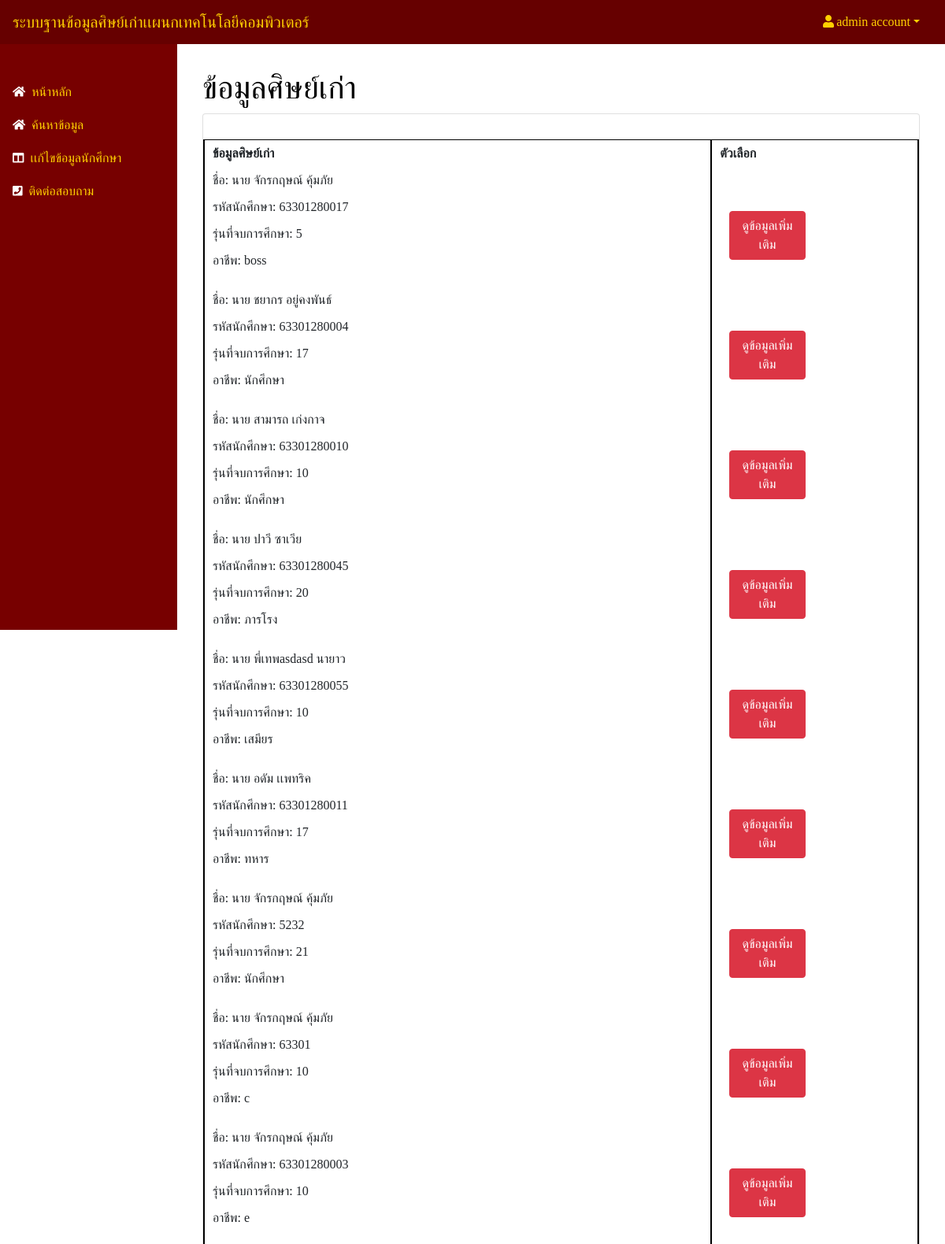
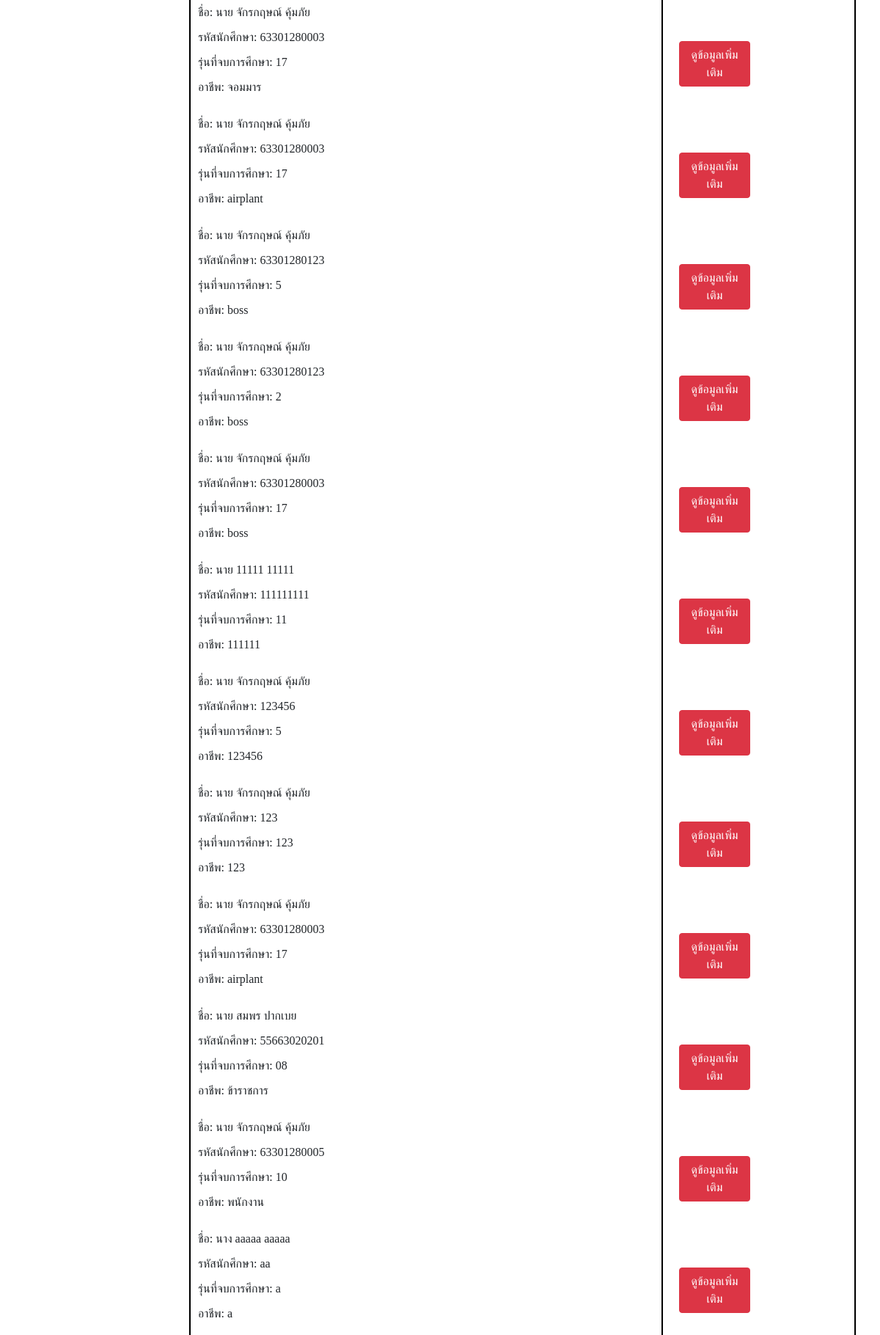
The app's page /admin.php (signed in, upper part) with its own data (2 pictures, top to bottom).
### tables this page shows
CREATE TABLE `usersfew` (
  `id` int(10) NOT NULL,
  `username` varchar(255) NOT NULL,
  `password` varchar(255) NOT NULL,
  `email` varchar(255) NOT NULL,
  `std_id` varchar(255) NOT NULL,
  `titlename` varchar(255) NOT NULL,
  `firstname` varchar(255) NOT NULL,
  `lastname` varchar(255) NOT NULL,
  `address` varchar(255) NOT NULL,
  `gen` varchar(255) NOT NULL,
  `job` varchar(255) NOT NULL,
  `img` varchar(255) NOT NULL,
  `birthday` varchar(255) NOT NULL,
  `age` int(10) NOT NULL,
  `urole` varchar(255) NOT NULL,
  `create_at` timestamp NOT NULL DEFAULT current_timestamp()
);

### admin.php (the view, shortened to what this page needs)
<?php
    require_once 'config/db.php';
?>
<!DOCTYPE html>
<html lang="en">
    <head>
        <link href="https://cdn.jsdelivr.net/npm/simple-datatables@latest/dist/style.css" rel="stylesheet" />
        <link href="styleuserlogin.css" rel="stylesheet" />
        <link rel="stylesheet" href="https://cdn.datatables.net/1.11.4/css/jquery.dataTables.min.css">
    </head>
    <body class="sb-nav-fixed">
        <?php
            if (isset($_SESSION['admin_login'])) {
                $admin_id = $_SESSION['admin_login'];
                $stmt = $conn->query("SELECT * FROM usersfew WHERE id = $admin_id");
                $stmt->execute();
                $row = $stmt->fetch(PDO::FETCH_ASSOC);
            }
        ?>
        <nav class="sb-topnav navbar navbar-expand sb-sidenav-light1">
            <a class="navbar-brand ps-3" href="">ระบบฐานข้อมูลศิษย์เก่าเเผนกเทคโนโลยีคอมพิวเตอร์</a>
            <ul class="navbar-nav ms-auto ms-md-0 me-3 me-lg-4">
                <li class="nav-item dropdown">
                    <a class="nav-link dropdown-toggle" id="navbarDropdown" href="#" role="button" data-bs-toggle="dropdown" aria-expanded="false"><i class="fas fa-user fa-fw"></i><?php echo $row['firstname'] .' '. $row['lastname'] ?></a>
                </li>
            </ul>
        </nav>
        <div id="layoutSidenav">
            <div id="layoutSidenav_nav">
                <nav class="sb-sidenav accordion sb-sidenav-light" id="sidenavAccordion">
                    <div class="sb-sidenav-menu">
                        <div class="nav">
                            <div class="sb-sidenav-menu-heading"></div>
                            <a class="nav-link" href="admin.php">
                                <div class="sb-nav-link-icon"><i class="fa fa-home"></i></div>
                                หน้าหลัก
                            </a>
                            <a class="nav-link" href="searchadmin.php">
                                <div class="sb-nav-link-icon"><i class="fa fa-home"></i></div>
                                ค้นหาข้อมูล
                            </a>
                            <a class="nav-link" href="editadmin.php">
                                <div class="sb-nav-link-icon"><i class="fas fa-columns"></i></div>
                                เเก้ไขข้อมูลนักศึกษา
                            </a>
                            <a class="nav-link" href="https://web.facebook.com/Softwarelopburi/">
                                <div class="sb-nav-link-icon"><i class="fa fa-phone-square"></i></div>
                                ติดต่อสอบถาม
                            </a>
                        </div>
                    </div>
                </nav>
            </div>
            <div id="layoutSidenav_content">
                <main>
                    <form action="">
                    <div class="container-fluid px-4">
                        <h1 class="mt-4">ข้อมูลศิษย์เก่า</h1>
                        <div class="card mb-4">
                            <table id="myTable" class="table table-hover table-bordered">
                            <div class="card-body">
                                <th>ข้อมูลศิษย์เก่า</th>
                                <th>ตัวเลือก</th>
                                <?php
                                    $stmt = $conn->query("SELECT * FROM usersfew WHERE id > '1'");
                                    $stmt->execute();
                                    $users = $stmt->fetchAll();
                                    foreach($users as $user) {
                                ?>
                                    <tr>
                                        <td width="400px">
                                        <p>ชื่อ:  <?php echo $user['titlename'] . ' ' . $user['firstname']. ' ' . $user['lastname']?><br></p>
                                        <p>รหัสนักศึกษา: <?php echo $user['std_id'] ?><br></p>
                                        <p>รุ่นที่จบการศึกษา: <?php echo $user['gen'] ?><br></p>
                                        <p>อาชีพ: <?php echo $user['job'] ?></p>
                                            <td width="150px">
                                            <div class="container mt-5">
                                                    <div class="row">
                                                        <div class="col-md-6 d-flex justify-content-end">
                                                            <a href="more.php?id=<?php echo $user['id']; ?>" class="btn btn-danger">ดูข้อมูลเพิ่มเติม</a>
                                                        </div>
                                                    </div>
                                                </td>
                                            </tr>
                                <?php
                                    }
                                ?>
                                </div>
                                </form>
                            </div>
                        </div>
    </body>
</html>

### records on screen
usersfew: firstname "admin", lastname "account"
usersfew: titlename "นาย", firstname "จักรกฤษณ์", lastname "คุ้มภัย", std "63301280017", gen "5", job "boss"
usersfew: titlename "นาย", firstname "ชยากร", lastname "อยู่คงพันธ์", std "63301280004", gen "17", job "นักศึกษา"
usersfew: titlename "นาย", firstname "สามารถ", lastname "เก่งกาจ", std "63301280010", gen "10", job "นักศึกษา"
usersfew: titlename "นาย", firstname "ปาวี", lastname "ซาเวีย", std "63301280045", gen "20", job "ภารโรง"
usersfew: titlename "นาย", firstname "พี่เทพasdasd", lastname "นายาว", std "63301280055", gen "10", job "เสมียร"
usersfew: titlename "นาย", firstname "อดัม", lastname "เเพทริค", std "63301280011", gen "17", job "ทหาร"
usersfew: titlename "นาย", firstname "จักรกฤษณ์", lastname "คุ้มภัย", std "5232", gen "21", job "นักศึกษา"
usersfew: titlename "นาย", firstname "จักรกฤษณ์", lastname "คุ้มภัย", std "63301", gen "10", job "c"
usersfew: titlename "นาย", firstname "จักรกฤษณ์", lastname "คุ้มภัย", std "63301280003", gen "10", job "e"
usersfew: titlename "นาย", firstname "จักรกฤษณ์", lastname "คุ้มภัย", std "63301280003", gen "17", job "จอมมาร"
usersfew: titlename "นาย", firstname "จักรกฤษณ์", lastname "คุ้มภัย", std "63301280003", gen "17", job "airplant"
usersfew: titlename "นาย", firstname "จักรกฤษณ์", lastname "คุ้มภัย", std "63301280123", gen "5", job "boss"
usersfew: titlename "นาย", firstname "จักรกฤษณ์", lastname "คุ้มภัย", std "63301280123", gen "2", job "boss"
usersfew: titlename "นาย", firstname "จักรกฤษณ์", lastname "คุ้มภัย", std "63301280003", gen "17", job "boss"
usersfew: titlename "นาย", firstname "11111", lastname "11111", std "111111111", gen "11", job "111111"
usersfew: titlename "นาย", firstname "จักรกฤษณ์", lastname "คุ้มภัย", std "123456", gen "5", job "123456"
usersfew: titlename "นาย", firstname "จักรกฤษณ์", lastname "คุ้มภัย", std "123", gen "123", job "123"
usersfew: titlename "นาย", firstname "จักรกฤษณ์", lastname "คุ้มภัย", std "63301280003", gen "17", job "airplant"
usersfew: titlename "นาย", firstname "สมพร", lastname "ปากเบย", std "55663020201", gen "08", job "ข้าราชการ"
usersfew: titlename "นาย", firstname "จักรกฤษณ์", lastname "คุ้มภัย", std "63301280005", gen "10", job "พนักงาน"
usersfew: titlename "นาง", firstname "aaaaa", lastname "aaaaa", std "aa", gen "a", job "a"
